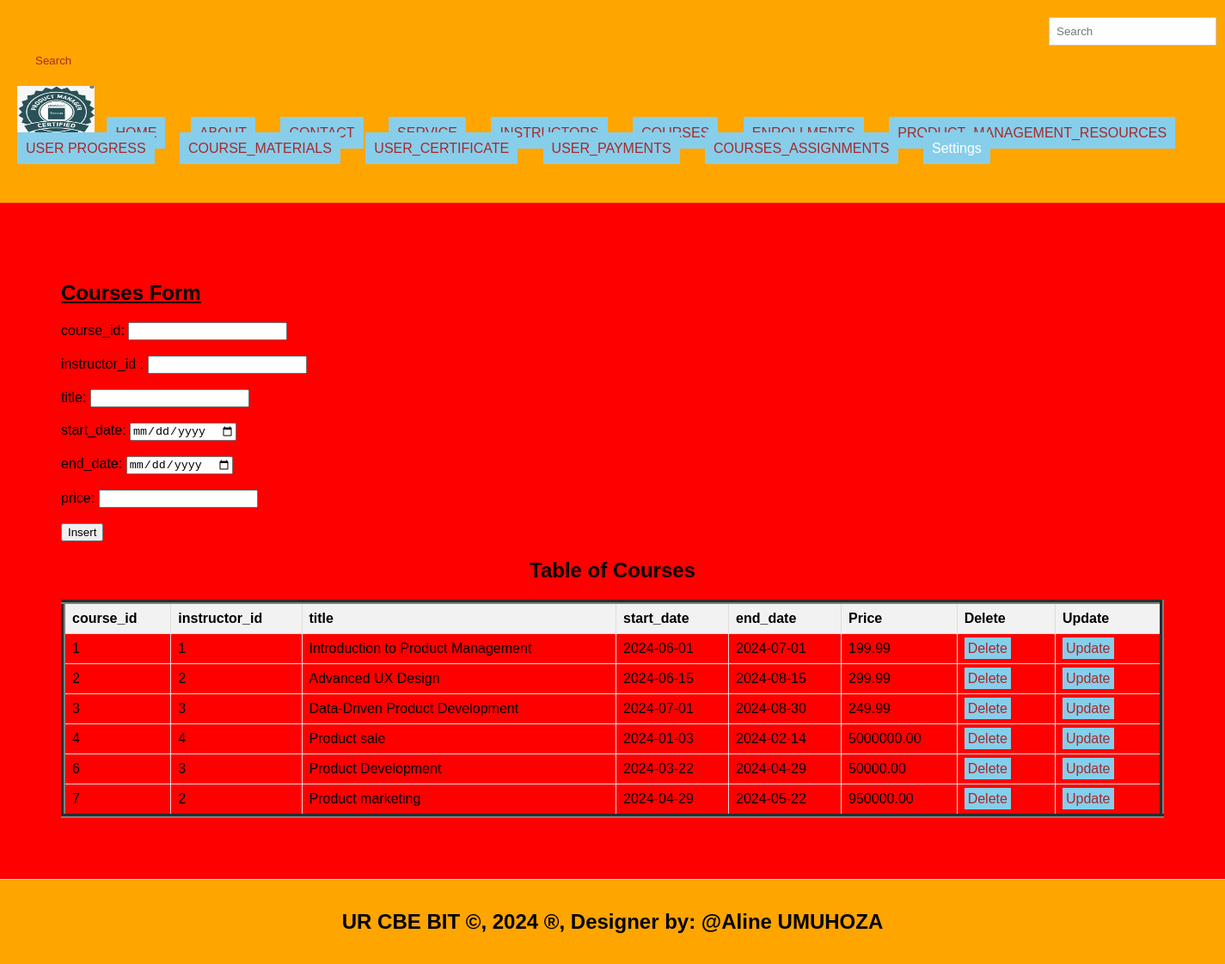
/courses.php, run on the app's committed database.
### tables this page shows
CREATE TABLE `courses` (
  `course_id` int(11) NOT NULL,
  `title` varchar(255) NOT NULL,
  `instructor_id` int(11) DEFAULT NULL,
  `start_date` date NOT NULL,
  `end_date` date NOT NULL,
  `price` decimal(10,2) NOT NULL
);

### courses.php (the view, shortened to what this page needs)
<!DOCTYPE html>
<html lang="en">
<head>
  <link rel="stylesheet" type="text/css" href="style.css" title="style 1" media="screen, tv, projection, handheld, print"/>
  </head>
  <header>
<body bgcolor="red">
  <form class="d-flex" role="search" action="search.php">
      <input class="form-control me-2" type="search" placeholder="Search" aria-label="Search" name="query">
      <button class="btn btn-outline-success" type="submit">Search</button>
    </form>
  <ul style="list-style-type: none; padding: 0;">
    <li style="display: inline; margin-right: 10px;">
    <img src="./images/LOGO.png" width="90" height="60" alt="Logo">
  </li>
    <li style="display: inline; margin-right: 10px;"><a href="./home.html">HOME</a>
  </li>
    <li style="display: inline; margin-right: 10px;"><a href="./about.html">ABOUT</a>
  </li>
    <li style="display: inline; margin-right: 10px;"><a href="./contact.html">CONTACT</a>
  </li>
    <li style="display: inline; margin-right: 10px;"><a href="./Service.html">SERVICE</a>
  </li>
    <li style="display: inline; margin-right: 10px;"><a href="./instructors.php">INSTRUCTORS</a>
  </li>
    <li style="display: inline; margin-right: 10px;"><a href="./courses.php">COURSES</a>
  </li>
    <li style="display: inline; margin-right: 10px;"><a href="./enrollments.php">ENROLLMENTS</a>
  </li>
    <li style="display: inline; margin-right: 10px;"><a href="./product_management_resources.php">PRODUCT_MANAGEMENT_RESOURCES</a>
  </li>
    <li style="display: inline; margin-right: 10px;"><a href="./user_progress.php">USER PROGRESS</a>
  </li>
    <li style="display: inline; margin-right: 10px;"><a href="./course_materials.php">COURSE_MATERIALS</a>
  </li>
    <li style="display: inline; margin-right: 10px;"><a href="./user_certificates.php">USER_CERTIFICATE</a>
  </li>
  <li style="display: inline; margin-right: 10px;"><a href="./user_payments.php">USER_PAYMENTS</a>
  </li>
  <li style="display: inline; margin-right: 10px;"><a href="./course_assignments.php">COURSES_ASSIGNMENTS</a>
  </li>
    <li class="dropdown" style="display: inline; margin-right: 10px;">
      <a href="#" style="padding: 10px; color: white; background-color: skyblue; text-decoration: none; margin-right: 15px;">Settings</a>
    </li><br><br>
  </ul>
</header>
<section>
    <h1><u> Courses Form </u></h1>
    <form method="post" onsubmit="return confirmInsert();">
        <label for="cid">course_id:</label>
        <input type="number" id="cid" name="cid"><br><br>
        <label for="iid">instructor_id :</label>
        <input type="number" id="iid" name="iid"><br><br>
        <label for="tit">title:</label>
        <input type="text" id="tit" name="tit" required><br><br>
        <label for="std">start_date:</label>
        <input type="date" id="std" name="std" required><br><br>
        <label for="end">end_date:</label>
        <input type="date" id="end" name="end" required><br><br>
        <label for="prc">price:</label>
        <input type="text" id="prc" name="prc" required><br><br>
        <input type="submit" name="add" value="Insert">
    </form>
<!DOCTYPE html>
<html>
<head>
</head>
<body>
    <center><h2>Table of Courses</h2></center>
    <table border="5">
        <tr>
            <th>course_id</th>
            <th>instructor_id</th>
            <th>title</th>
            <th>start_date</th>
            <th>end_date</th>
            <th>Price</th>
            <th>Delete</th>
            <th>Update</th>
        </tr>
       <?php
include('database_connection.php');
$sql = "SELECT * FROM courses";
$result = $connection->query($sql);
if ($result->num_rows > 0) {
    while ($row = $result->fetch_assoc()) {
        $cid = $row['course_id'];
        echo "<tr>
            <td>" . $row['course_id'] . "</td>
            <td>" . $row['instructor_id'] . "</td>
            <td>" . $row['title'] . "</td>
            <td>" . $row['start_date'] . "</td>
            <td>" . $row['end_date'] . "</td>
            <td>" . $row['price'] . "</td>
            <td><a style='padding:4px' href='delete_courses.php?course_id=$cid'>Delete</a></td>
            <td><a style='padding:4px' href='update_courses.php?course_id=$cid'>Update</a></td>
        </tr>";
            }
        } else {
            echo "<tr><td colspan='6'>No data found</td></tr>";
        }
        ?>
    </table>
</body>
    </section>
<footer>
  <center>
    <marquee behavior='alternate'>
    <b><h2>UR CBE BIT &copy, 2024 &reg, Designer by: @Aline UMUHOZA</h2></b>
  </marquee>
  </center>
</footer>
</body>
</html>

### style.css (style rules this page uses)
body { font-family: Arial, sans-serif; margin: 0; padding: 0; }
.form-control { padding: 8px; margin-left: 4px; border: 1px solid #ccc; }
.btn { padding: 6px; background-color: orange; color: brown; border: none; }
.dropdown { position: relative; display: inline; margin-right: 10px; }
body { font-family: Arial,sans-serif; margin:0; padding:0; }
header { background-color:skyblue; padding: 20px; }
.dropdown { position: right; display:right; direction:rtl; }
section { padding:28px; border-bottom: 1px solid #ddd; }
footer { text-align: center; padding: 15px; background-color:skyblue; }

### courses.php (style rules this page uses)
a { padding: 10px; color: white; background-color: skyblue; text-decoration: none; margin-right: 15px; }
a:link { color: brown; }
button.btn { margin-left: 15px; margin-top: 4px; }
input.form-control { margin-left: 1200px; padding: 8px; }
header { background-color:orange; }
section { padding:71px; border-bottom: 1px solid #ddd; }
footer { text-align: center; padding: 15px; background-color:orange; }
table { width: 100%; border-collapse: collapse; }
th, td { border: 1px solid #ddd; padding: 8px; text-align: left; }
th { background-color: #f2f2f2; }

### data on the page
courses: course_id "1", instructor "1", title "Introduction to Product Management", start_date "2024-06-01", end_date "2024-07-01", price "199.99"
courses: course_id "2", instructor "2", title "Advanced UX Design", start_date "2024-06-15", end_date "2024-08-15", price "299.99"
courses: course_id "3", instructor "3", title "Data-Driven Product Development", start_date "2024-07-01", end_date "2024-08-30", price "249.99"
courses: course_id "4", instructor "4", title "Product sale", start_date "2024-01-03", end_date "2024-02-14", price "5000000.00"
courses: course_id "6", instructor "3", title "Product Development", start_date "2024-03-22", end_date "2024-04-29", price "50000.00"
courses: course_id "7", instructor "2", title "Product marketing", start_date "2024-04-29", end_date "2024-05-22", price "950000.00"
